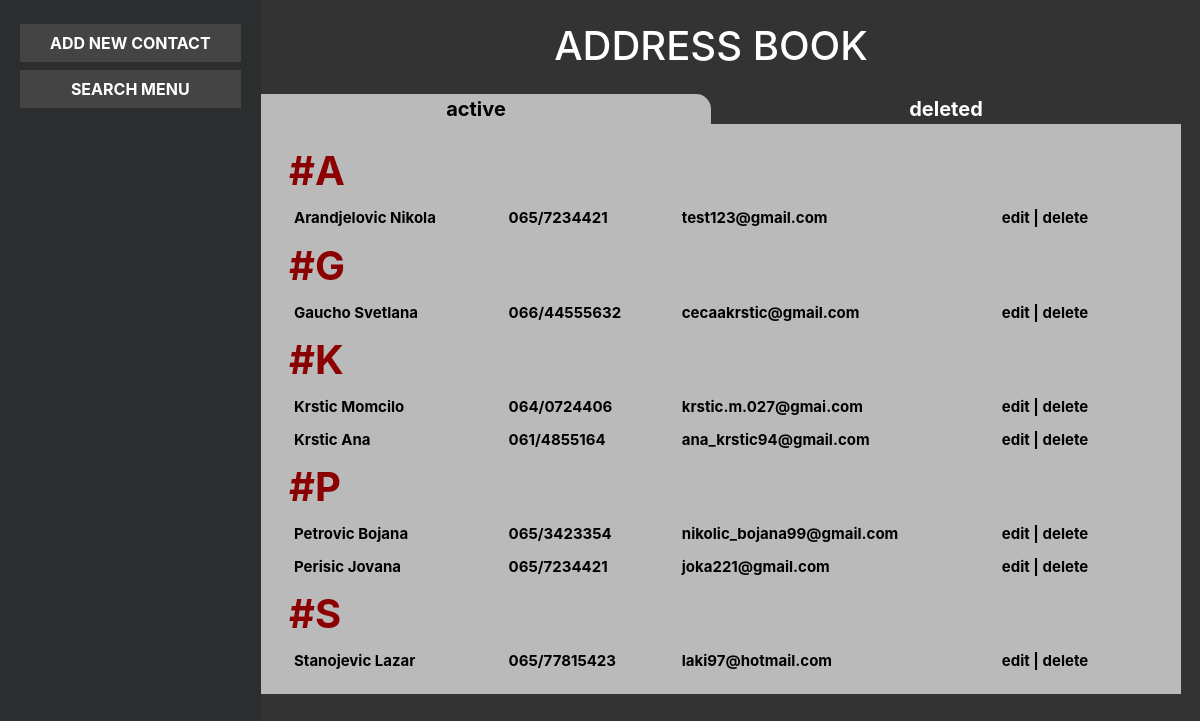
The app's page /home.php with its own data.
### tables this page shows
CREATE TABLE `contacts` (
  `id` int(11) NOT NULL,
  `first_name` varchar(255) NOT NULL,
  `last_name` varchar(255) NOT NULL,
  `phone` varchar(255) NOT NULL,
  `email` varchar(255) NOT NULL
);

### database.php (called while the page is built, shortened)
<?php
$letters = array(
  '0' => 'A',
  '1' => 'B',
  '2' => 'C',
  '3' => 'D',
  '4' => 'E',
  '5' => 'F',
  '6' => 'G',
  '7' => 'H',
  '8' => 'I',
  '9' => 'J',
  '10' => 'K',
  '11' => 'L',
  '12' => 'M',
  '13' => 'N',
  '14' => 'O',
  '15' => 'P',
  '16' => 'Q',
  '17' => 'R',
  '18' => 'S',
  '19' => 'T',
  '20' => 'U',
  '21' => 'V',
  '22' => 'W',
  '23' => 'X',
  '24' => 'Y',
  '25' => 'Z',
);
function connection(){
  $host = "localhost";
  $user = "root";
  $pw = "";
  $dbname = "address_book";
  $connection = mysqli_connect($host, $user, $pw, $dbname);
  return $connection;
}
function starts_with($letter){
  $connection = connection();
  $sql = "SELECT * FROM contacts WHERE last_name LIKE '".$letter."%';";
  $result = $connection->query($sql);
  return $result;
}
function not_empty($letter){
  $info = starts_with($letter);
  foreach ($info as $key => $value) {
    if($value !== 0){
      return true;
    } else {
      return false;
    }
  }
}

### home.php (the view, shortened to what this page needs)
<?php
require_once('database.php');
 ?>
<!DOCTYPE html>
<html lang="en" dir="ltr">
  <head>
    <link href="//maxcdn.bootstrapcdn.com/bootstrap/4.1.1/css/bootstrap.min.css" rel="stylesheet" id="bootstrap-css">
    <link rel="stylesheet" type="text/css" href="css/style.css" />
    <link rel="stylesheet" href="css/fontawesome-free-5.13.0-web/css/all.css">
  </head>
  <body>
    <div class="options text-center pt-4 pb-4">
      <div class="">
        <div class="optbtn mb-2">
          <a name="add" class="" data-toggle="collapse" href="#contact" role="button" aria-expanded="false" aria-controls="contact">
            ADD NEW CONTACT
          </a>
        </div>
        <div class="optbtn mb-3">
          <a name="src" data-toggle="collapse" href="#search" role="button" aria-expanded="false" aria-controls="search">
            SEARCH MENU
          </a>
        </div>
      </div>
    </div>
    <div class="content">
      <div class="container-fluid">
        <div class="row text-center ml-1 mr-1">
          <div class="col col-12 hpos">
            <h1 class="pb-3">ADDRESS BOOK</h1>
          </div>
          <div class="col col-6 actv_1">
            <a href="home.php">active</a>
          </div>
          <div class="col col-6 dltd_1">
            <a href="deleted.php">deleted</a>
          </div>
          <div class="maincnt text-left pl-5 pr-5 pb-3 pt-3">
            <table class="tbl">
              <?php if(isset($_POST['search'])): ?>
                <?php if(!empty($_POST['first_name'])){
                  $data = firstname_p();
                }elseif(!empty($_POST['last_name'])){
                  $data = lastname_p();
                }elseif(!empty($_POST['phone'])){
                  $data = phone_p();
                }elseif(!empty($_POST['email'])){
                  $data = email_p();
                }
                ?>
                <?php foreach($data as $row => $value): ?>
                  <tbody>
                    <tr>
                      <td><?php echo $value['last_name']." ".$value['first_name']; ?></td>
                      <td><?php echo $value['phone']; ?></td>
                      <td><?php echo $value['email']; ?></td>
                      <td>
                        <a class="edit" href="update.php?id=<?php echo $value['id']; ?>">edit</i></a> |
                        <a class="remove" href="delete.php?id=<?php echo $value['id']; ?>">delete</i></a>
                      </td>
                    </tr>
                  </tbody>
                <?php endforeach; ?>
              <?php else: ?>
                <?php foreach($letters as $letter): ?>
                  <?php if(not_empty($letter)): ?>
                    <thead>
                      <tr>
                        <th>#<?php echo $letter; ?></th>
                      </tr>
                    </thead>
                    <?php $data = starts_with($letter);?>
                    <?php foreach($data as $row => $value): ?>
                      <tbody>
                        <tr>
                          <td><?php echo $value['last_name']." ".$value['first_name']; ?></td>
                          <td><?php echo $value['phone']; ?></td>
                          <td><?php echo $value['email']; ?></td>
                          <td>
                            <a class="edit" href="update.php?id=<?php echo $value['id']; ?>">edit</i></a> |
                            <a class="remove" href="delete.php?id=<?php echo $value['id']; ?>">delete</i></a>
                          </td>
                        </tr>
                      </tbody>
                    <?php endforeach; ?>
                  <?php endif; ?>
                <?php endforeach; ?>
              <?php endif; ?>
            </table>
          </div>
        </div>
      </div>
    </div>
  </body>
</html>

### css/style.css (style rules this page uses)
body { background-color: #333333; }
.options { position: fixed; z-index: 1; background-color: #2B2D2F; height: 100%; padding: 20px; }
.optbtn { background: #444444; padding: 7px 30px 7px 30px; }
.optbtn a { border-radius: 0px; color: white; text-decoration: none; font-weight: bold; }
.content { padding-left: 18.5%; margin-right: 0px; padding-right: 0px; color: white; }
.hpos { padding-top: 20px; }
.edit { color: black; text-decoration: none; }
.remove { text-decoration: none; color: black; }
.actv_1 { width: 100%; background: #bababa; border-top-right-radius: 15px; color: black; }
.actv_1 a { padding: 5px; color: black; text-decoration: none; font-size: 20px; font-weight: bold; }
.dltd_1 a { padding: 5px; color: white; text-decoration: none; font-size: 20px; font-weight: bold; }
.maincnt { background: #bababa; width: 100%; }
.tbl { width: 100%; }
.tbl thead th { padding-left: 0px; margin-left: 0px; font-size: 40px; color: #8b0000; }
.tbl tbody tr { color: black; font-size: 15px; font-weight: bold; }
.tbl tbody td { padding: 5px; }

### records on screen
contacts: last_name "Arandjelovic", first_name "Nikola", phone "065/7234421", email "test123@gmail.com"
contacts: last_name "Gaucho", first_name "Svetlana", phone "066/44555632", email "cecaakrstic@gmail.com"
contacts: last_name "Krstic", first_name "Momcilo", phone "064/0724406", email "krstic.m.027@gmai.com"
contacts: last_name "Krstic", first_name "Ana", phone "061/4855164", email "ana_krstic94@gmail.com"
contacts: last_name "Petrovic", first_name "Bojana", phone "065/3423354", email "nikolic_bojana99@gmail.com"
contacts: last_name "Perisic", first_name "Jovana", phone "065/7234421", email "joka221@gmail.com"
contacts: last_name "Stanojevic", first_name "Lazar", phone "065/77815423", email "laki97@hotmail.com"

### other values on screen
$letter "A"
$letter "G"
$letter "K"
$letter "P"
$letter "S"
